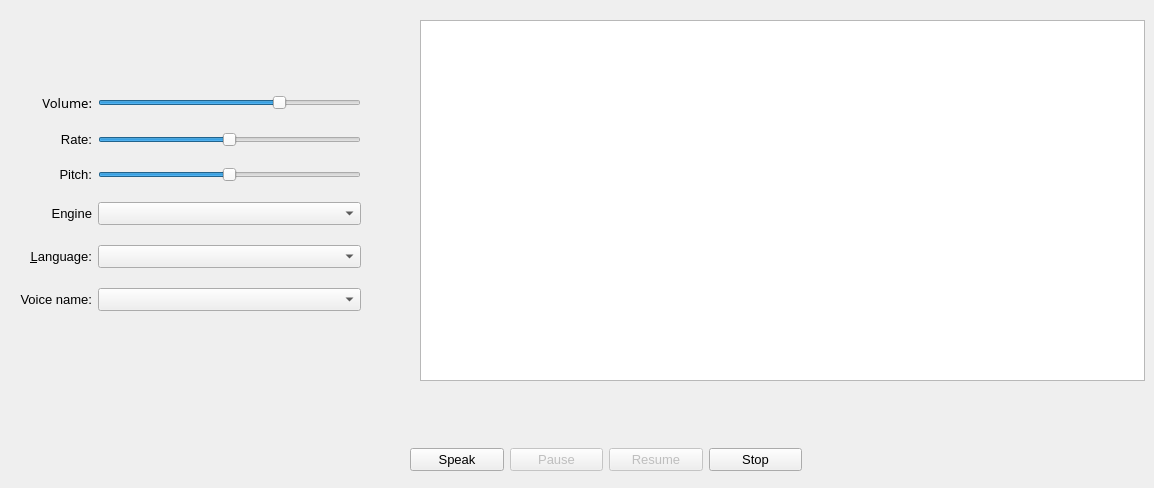
      <widget class="QWidget" name="tab_10">
       <attribute name="icon">
        <iconset resource="photos.qrc">
         <normaloff>:/settings.png</normaloff>:/settings.png</iconset>
       </attribute>
       <attribute name="title">
        <string>Parametres de l'assistance vocale</string>
       </attribute>
       <widget class="QWidget" name="layoutWidget_2">
        <property name="geometry">
         <rect>
          <x>410</x>
          <y>440</y>
          <width>392</width>
          <height>39</height>
         </rect>
        </property>
        <layout class="QHBoxLayout" name="horizontalLayout_2">
         <item>
          <widget class="QPushButton" name="speakButton_fournisseur">
           <property name="font">
            <font>
             <pointsize>10</pointsize>
            </font>
           </property>
           <property name="text">
            <string>Speak</string>
           </property>
          </widget>
         </item>
         <item>
          <widget class="QPushButton" name="pauseButton_fournisseur">
           <property name="enabled">
            <bool>false</bool>
           </property>
           <property name="font">
            <font>
             <pointsize>10</pointsize>
            </font>
           </property>
           <property name="text">
            <string>Pause</string>
           </property>
          </widget>
         </item>
         <item>
          <widget class="QPushButton" name="resumeButton_fournisseur">
           <property name="enabled">
            <bool>false</bool>
           </property>
           <property name="font">
            <font>
             <pointsize>10</pointsize>
            </font>
           </property>
           <property name="text">
            <string>Resume</string>
           </property>
          </widget>
         </item>
         <item>
          <widget class="QPushButton" name="stopButton_fournisseur">
           <property name="font">
            <font>
             <pointsize>10</pointsize>
            </font>
           </property>
           <property name="text">
            <string>Stop</string>
           </property>
          </widget>
         </item>
        </layout>
       </widget>
       <widget class="QPlainTextEdit" name="plainTextEdit_fournisseur">
        <property name="geometry">
         <rect>
          <x>420</x>
          <y>20</y>
          <width>725</width>
          <height>361</height>
         </rect>
        </property>
        <property name="sizePolicy">
         <sizepolicy hsizetype="Expanding" vsizetype="Expanding">
          <horstretch>0</horstretch>
          <verstretch>0</verstretch>
         </sizepolicy>
        </property>
        <property name="font">
         <font>
          <pointsize>10</pointsize>
         </font>
        </property>
        <property name="plainText">
         <string/>
        </property>
       </widget>
       <widget class="QWidget" name="layoutWidget_3">
        <property name="geometry">
         <rect>
          <x>20</x>
          <y>80</y>
          <width>341</width>
          <height>251</height>
         </rect>
        </property>
        <layout class="QGridLayout" name="gridLayout_2">
         <item row="6" column="0">
          <widget class="QLabel" name="label_55">
           <property name="font">
            <font>
             <pointsize>10</pointsize>
            </font>
           </property>
           <property name="text">
            <string>Voice name:</string>
           </property>
           <property name="alignment">
            <set>Qt::AlignRight|Qt::AlignTrailing|Qt::AlignVCenter</set>
           </property>
          </widget>
         </item>
         <item row="1" column="0">
          <widget class="QLabel" name="label_52">
           <property name="sizePolicy">
            <sizepolicy hsizetype="Minimum" vsizetype="Preferred">
             <horstretch>0</horstretch>
             <verstretch>0</verstretch>
            </sizepolicy>
           </property>
           <property name="font">
            <font>
             <family>MV Boli</family>
             <pointsize>10</pointsize>
            </font>
           </property>
           <property name="text">
            <string>Volume:</string>
           </property>
           <property name="alignment">
            <set>Qt::AlignRight|Qt::AlignTrailing|Qt::AlignVCenter</set>
           </property>
          </widget>
         </item>
         <item row="3" column="0">
          <widget class="QLabel" name="label_53">
           <property name="sizePolicy">
            <sizepolicy hsizetype="Minimum" vsizetype="Preferred">
             <horstretch>0</horstretch>
             <verstretch>0</verstretch>
            </sizepolicy>
           </property>
           <property name="font">
            <font>
             <pointsize>10</pointsize>
            </font>
           </property>
           <property name="text">
            <string>Pitch:</string>
           </property>
           <property name="alignment">
            <set>Qt::AlignRight|Qt::AlignTrailing|Qt::AlignVCenter</set>
           </property>
          </widget>
         </item>
         <item row="5" column="0">
          <widget class="QLabel" name="label_51">
           <property name="sizePolicy">
            <sizepolicy hsizetype="Minimum" vsizetype="Preferred">
             <horstretch>0</horstretch>
             <verstretch>0</verstretch>
            </sizepolicy>
           </property>
           <property name="font">
            <font>
             <pointsize>10</pointsize>
            </font>
           </property>
           <property name="text">
            <string>&amp;Language:</string>
           </property>
           <property name="alignment">
            <set>Qt::AlignRight|Qt::AlignTrailing|Qt::AlignVCenter</set>
           </property>
           <property name="buddy">
            <cstring>language_fournisseur</cstring>
           </property>
          </widget>
         </item>
         <item row="6" column="2">
          <widget class="QComboBox" name="voice_fournisseur">
           <property name="font">
            <font>
             <pointsize>10</pointsize>
            </font>
           </property>
          </widget>
         </item>
         <item row="4" column="2">
          <widget class="QComboBox" name="engine_fournisseur">
           <property name="sizePolicy">
            <sizepolicy hsizetype="Expanding" vsizetype="Fixed">
             <horstretch>0</horstretch>
             <verstretch>0</verstretch>
            </sizepolicy>
           </property>
           <property name="font">
            <font>
             <pointsize>10</pointsize>
            </font>
           </property>
          </widget>
         </item>
         <item row="3" column="2">
          <widget class="QSlider" name="pitch_fournisseur">
           <property name="minimum">
            <number>-10</number>
           </property>
           <property name="maximum">
            <number>10</number>
           </property>
           <property name="singleStep">
            <number>1</number>
           </property>
           <property name="orientation">
            <enum>Qt::Horizontal</enum>
           </property>
          </widget>
         </item>
         <item row="5" column="2">
          <widget class="QComboBox" name="language_fournisseur">
           <property name="sizePolicy">
            <sizepolicy hsizetype="Expanding" vsizetype="Fixed">
             <horstretch>0</horstretch>
             <verstretch>0</verstretch>
            </sizepolicy>
           </property>
           <property name="font">
            <font>
             <pointsize>10</pointsize>
            </font>
           </property>
          </widget>
         </item>
         <item row="1" column="2">
          <widget class="QSlider" name="volume_fournisseur">
           <property name="maximum">
            <number>100</number>
           </property>
           <property name="singleStep">
            <number>5</number>
           </property>
           <property name="pageStep">
            <number>20</number>
           </property>
           <property name="value">
            <number>70</number>
           </property>
           <property name="orientation">
            <enum>Qt::Horizontal</enum>
           </property>
          </widget>
         </item>
         <item row="2" column="0">
          <widget class="QLabel" name="label_54">
           <property name="sizePolicy">
            <sizepolicy hsizetype="Minimum" vsizetype="Preferred">
             <horstretch>0</horstretch>
             <verstretch>0</verstretch>
            </sizepolicy>
           </property>
           <property name="font">
            <font>
             <pointsize>10</pointsize>
            </font>
           </property>
           <property name="text">
            <string>Rate:</string>
           </property>
           <property name="alignment">
            <set>Qt::AlignRight|Qt::AlignTrailing|Qt::AlignVCenter</set>
           </property>
          </widget>
         </item>
         <item row="2" column="2">
          <widget class="QSlider" name="rate_fournisseur">
           <property name="minimum">
            <number>-10</number>
           </property>
           <property name="maximum">
            <number>10</number>
           </property>
           <property name="orientation">
            <enum>Qt::Horizontal</enum>
           </property>
          </widget>
         </item>
         <item row="4" column="0">
          <widget class="QLabel" name="label_50">
           <property name="sizePolicy">
            <sizepolicy hsizetype="Minimum" vsizetype="Preferred">
             <horstretch>0</horstretch>
             <verstretch>0</verstretch>
            </sizepolicy>
           </property>
           <property name="font">
            <font>
             <pointsize>10</pointsize>
            </font>
           </property>
           <property name="text">
            <string>Engine</string>
           </property>
           <property name="alignment">
            <set>Qt::AlignRight|Qt::AlignTrailing|Qt::AlignVCenter</set>
           </property>
          </widget>
         </item>
        </layout>
       </widget>
      </widget>
